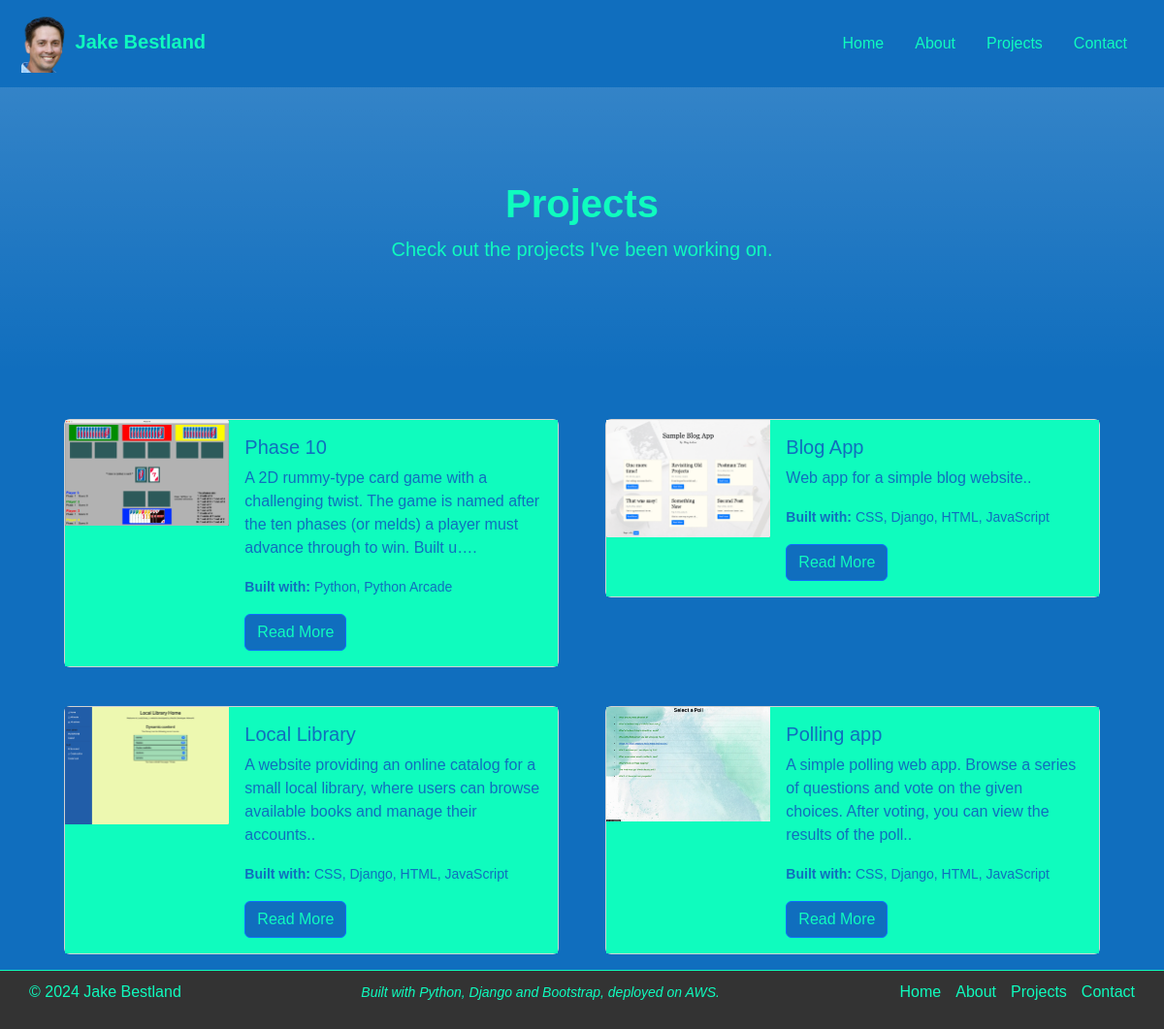
The page /projects/ on the database as committed earlier.
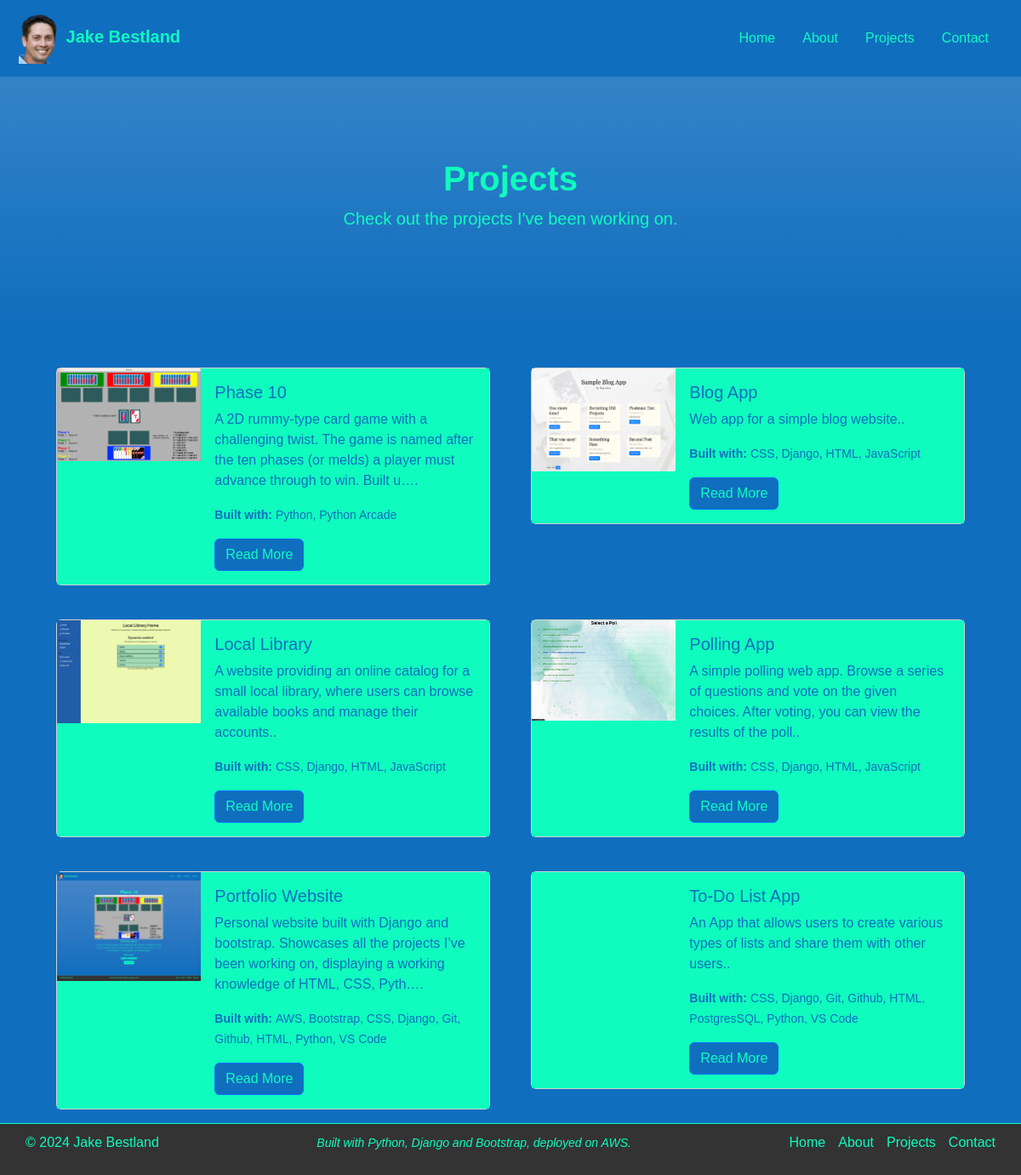
The same page on the database as committed later.
### projects/models.py (models this page shows, shortened)
class Project(models.Model):
    title = models.CharField(max_length=100)
    description = models.TextField()
    skill = models.ManyToManyField(Skill, help_text="Select a skill used for this project.")
    slug = models.SlugField(unique=True, null=True, blank=True)
    preview_image = models.ImageField(upload_to='images/previews/', null=True, blank=True)
    animated_gif = models.ImageField(upload_to='images/gifs/', null=True, blank=True)
    link = models.URLField(null=True, blank=True)
    highlight = models.BooleanField(default=False)
    def display_skill(self):
        """Create a string for the Skill.  This is required to display the skill in Admin."""
        return ', '.join(skill.name for skill in self.skill.all())
    display_skill.short_description = 'Skill'

class Skill(models.Model):
    name = models.CharField(max_length=100, unique=True)
    def __str__(self):
        return self.name
    class Meta:
        ordering = ['name']
        constraints = [
            UniqueConstraint(
                Lower('name'),
                name='skill_name_case_insensitive_unique',
                violation_error_message= "Skill already exists (case insensitive match)"
            ),
        ]

### projects/views.py (the view)
# urls.py: path('projects/', views.ProjectIndexView.as_view(), name='projects'),
class ProjectIndexView(generic.ListView):
    model = Project
    template_name = 'projects/index.html'

### projects/templates/projects/index.html (shortened to what this page needs)
{% extends "base.html" %}
{% load static %}
{% block content %}
<div class="px-4 py-5 text-center bg-gradient">
    <div class="row py-lg-5">
        <div class="col-lg-6 col-md-8 mx-auto">
            <h1 class="fw-normal"><strong>Projects</strong></h1>
            <p class="lead">Check out the projects I've been working on.</p>
        </div>
    </div>
</div>
<div class="container">
    <div class="row justify-content-evenly">
        <div class="row row-cols-1 row-cols-md-2 g-4">
        {% for project in project_list %}
            <div class="col gx-5">
                <div class="card mb-3"">
                    <div class="row g-0">
                        <div class="col-md-4" style="background-color: #0FFCBE;">
                            <div class="gif-container d-inline-block">
                                {% if project.preview_image %}
                                <img src="{{ project.preview_image.url }}" class="img-fluid preview" alt="Static Preview" width="100%" height="100%">
                                {% endif %}
                            </div>
                        </div>
                        <div class="col-md-8" style="background-color: #0FFCBE; color: #106EBE;">
                            <div class="card-body">
                                <h5 class="card-title">{{ project.title }}</h5>
                                <p class="card-text">{{ project.description|capfirst|truncatechars:150 }}.</p>
                                <p class="card-text"><small><strong>Built with: </strong>{{ project.skill.all|join:", " }}</small></p>
                                <a href="{% url 'projects:project_detail' project.slug %}" class="btn btn-primary" style="background-color: #106EBE; color: #0FFCBE;">Read More</a>
                            </div>
                        </div>
                    </div>
                </div>
            </div>
        {% endfor %}
        </div>
    </div>
</div>
{% endblock %}

### projects/templates/base.html (shortened to what this page needs)
{% load static %}
<!DOCTYPE html>
<html lang="en">
<head>
    <link rel="stylesheet" href="https://stackpath.bootstrapcdn.com/bootstrap/4.5.2/css/bootstrap.min.css">
    <link href="https://cdn.jsdelivr.net/npm/bootstrap@5.3.3/dist/css/bootstrap.min.css" rel="stylesheet">
    <link rel="stylesheet" type="text/css" href="{% static 'projects/css/style.css' %}">
</head>
<body>
  <nav class="navbar">
    <div class="container-fluid">
      <a class="navbar-brand" href="{% url 'projects:homepage' %}">
        <img src="{% static 'projects/img/Headshots.png' %}" alt="Logo" width="50" height="60" class="d-inline-block text-fs-2">
        <strong>Jake Bestland</strong>
      </a>
      <ul class="nav justify-content-end">
        <li class="nav-item">
          <a class="nav-link active" aria-current="page" href="{% url 'projects:homepage' %}">Home</a>
        </li>
        <li class="nav-item">
          <a class="nav-link" href="{% url 'projects:about' %}">About</a>
        </li>
        <li class="nav-item">
          <a class="nav-link" href="{% url 'projects:projects' %}">Projects</a>
        </li>
        <li class="nav-item">
          <a class="nav-link" href="{% url 'projects:contact' %}">Contact</a>
        </li>
      </ul>
    </div>
  </nav>
  <div class="content">
  {% block content %}
  {% endblock %}
  </div>
  <footer class="footer">
    <div class="d-flex justify-content-between">
      <p>© 2024 Jake Bestland</p>
      <p><em><small>Built with Python, Django and Bootstrap, deployed on AWS.</small></em></p>
      <ul>
        <li class="nav-item">
          <a href="{% url 'projects:homepage' %}">Home</a>
        </li>
        <li>
          <a href="{% url 'projects:about' %}">About</a>
        </li>
        <li>
          <a href="{% url 'projects:projects' %}">Projects</a>
        </li>
        <li>
          <a href="{% url 'projects:contact' %}">Contact</a>
        </li>
      </ul>
    </div>
  </footer>
</body>
</html>

### projects/static/projects/css/style.css (style rules this page uses)
html, body { margin: 0; padding: 0; height: 100%; overflow-y: auto; }
body { background-color: #106EBE; color: #0FFCBE; font-family: "Gill Sans", sans-serif; display: flex; flex-direction: column; min-height: 100vh; }
.content { flex: 1; overflow: auto; }
.navbar { background-color: #106EBE; color: #0FFCBE; margin: 0; padding: 10px; }
.navbar-brand, .nav-link, a { color: #0FFCBE; }
.footer { background-color: #333; color: #0FFCBE; text-align: center; padding: 10px 30px; width: 100%; position: sticky; bottom: 0; flex-shrink: 0; border-top: 1px solid; }
.footer ul { list-style: none; padding: 0; margin: 0; display: flex; justify-content: center; gap: 15px; }
.footer a { color: #0FFCBE; text-decoration: none; }
.gif-container img.preview { display: block; }

Rows that differ between the two databases and show on the page:
changed Project: title "Polling app" → "Polling App"
added Project: preview_image (picture), title "Portfolio Website", description "Personal website built with Django and bootstrap. Showcases all the projects I’ve been working on, displaying a working knowledge of HTML, CSS, Pyth…", skill.all "AWS, Bootstrap, CSS, Django, Git, Github, HTML, Python, VS Code"
added Project: title "To-Do List App", description "An App that allows users to create various types of lists and share them with other users.", skill.all "CSS, Django, Git, Github, HTML, PostgresSQL, Python, VS Code"
